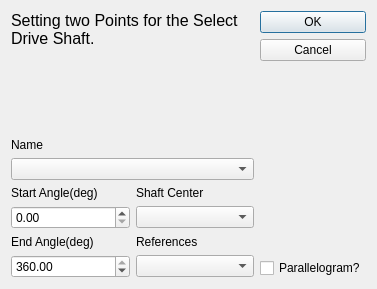
<?xml version="1.0" encoding="UTF-8"?>
<ui version="4.0">
 <class>Dialog</class>
 <widget class="QDialog" name="Dialog">
  <property name="geometry">
   <rect>
    <x>0</x>
    <y>0</y>
    <width>377</width>
    <height>289</height>
   </rect>
  </property>
  <property name="minimumSize">
   <size>
    <width>377</width>
    <height>289</height>
   </size>
  </property>
  <property name="maximumSize">
   <size>
    <width>377</width>
    <height>289</height>
   </size>
  </property>
  <property name="windowTitle">
   <string>Drive Shaft</string>
  </property>
  <property name="windowIcon">
   <iconset resource="../../icons.qrc">
    <normaloff>:/icons/editshaft.png</normaloff>:/icons/editshaft.png</iconset>
  </property>
  <property name="sizeGripEnabled">
   <bool>false</bool>
  </property>
  <property name="modal">
   <bool>true</bool>
  </property>
  <layout class="QHBoxLayout" name="horizontalLayout">
   <item>
    <layout class="QVBoxLayout" name="verticalLayout">
     <item>
      <widget class="QLabel" name="label_3">
       <property name="text">
        <string>&lt;html&gt;&lt;head/&gt;&lt;body&gt;&lt;p&gt;&lt;span style=&quot; font-size:12pt;&quot;&gt;Setting two Points for the Select Drive Shaft.&lt;/span&gt;&lt;/p&gt;&lt;/body&gt;&lt;/html&gt;</string>
       </property>
       <property name="textFormat">
        <enum>Qt::RichText</enum>
       </property>
       <property name="alignment">
        <set>Qt::AlignLeading|Qt::AlignLeft|Qt::AlignTop</set>
       </property>
       <property name="wordWrap">
        <bool>true</bool>
       </property>
      </widget>
     </item>
     <item>
      <spacer name="verticalSpacer">
       <property name="orientation">
        <enum>Qt::Vertical</enum>
       </property>
       <property name="sizeHint" stdset="0">
        <size>
         <width>20</width>
         <height>40</height>
        </size>
       </property>
      </spacer>
     </item>
     <item>
      <widget class="QLabel" name="label_5">
       <property name="sizePolicy">
        <sizepolicy hsizetype="Preferred" vsizetype="Fixed">
         <horstretch>0</horstretch>
         <verstretch>0</verstretch>
        </sizepolicy>
       </property>
       <property name="text">
        <string>&lt;html&gt;&lt;head/&gt;&lt;body&gt;&lt;p&gt;Name&lt;/p&gt;&lt;/body&gt;&lt;/html&gt;</string>
       </property>
      </widget>
     </item>
     <item>
      <widget class="QComboBox" name="Shaft">
       <property name="sizePolicy">
        <sizepolicy hsizetype="Expanding" vsizetype="Fixed">
         <horstretch>0</horstretch>
         <verstretch>0</verstretch>
        </sizepolicy>
       </property>
      </widget>
     </item>
     <item>
      <layout class="QGridLayout" name="gridLayout">
       <item row="2" column="0">
        <widget class="QLabel" name="label_6">
         <property name="text">
          <string>&lt;html&gt;&lt;head/&gt;&lt;body&gt;&lt;p&gt;End Angle(deg)&lt;/p&gt;&lt;/body&gt;&lt;/html&gt;</string>
         </property>
        </widget>
       </item>
       <item row="1" column="0">
        <widget class="QDoubleSpinBox" name="Start_Angle">
         <property name="suffix">
          <string/>
         </property>
         <property name="minimum">
          <double>0.000000000000000</double>
         </property>
         <property name="maximum">
          <double>360.000000000000000</double>
         </property>
         <property name="value">
          <double>0.000000000000000</double>
         </property>
        </widget>
       </item>
       <item row="0" column="0">
        <widget class="QLabel" name="label_4">
         <property name="text">
          <string>&lt;html&gt;&lt;head/&gt;&lt;body&gt;&lt;p&gt;Start Angle(deg)&lt;/p&gt;&lt;/body&gt;&lt;/html&gt;</string>
         </property>
        </widget>
       </item>
       <item row="3" column="0">
        <widget class="QDoubleSpinBox" name="End_Angle">
         <property name="suffix">
          <string/>
         </property>
         <property name="minimum">
          <double>0.000000000000000</double>
         </property>
         <property name="maximum">
          <double>360.000000000000000</double>
         </property>
         <property name="value">
          <double>360.000000000000000</double>
         </property>
        </widget>
       </item>
       <item row="0" column="1">
        <widget class="QLabel" name="label">
         <property name="text">
          <string>Shaft Center</string>
         </property>
        </widget>
       </item>
       <item row="1" column="1">
        <widget class="QComboBox" name="Shaft_Center">
         <property name="whatsThis">
          <string>Start point for next link.</string>
         </property>
        </widget>
       </item>
       <item row="2" column="1">
        <widget class="QLabel" name="label_2">
         <property name="text">
          <string>References</string>
         </property>
        </widget>
       </item>
       <item row="3" column="1">
        <widget class="QComboBox" name="References">
         <property name="whatsThis">
          <string>End point for next link.</string>
         </property>
        </widget>
       </item>
      </layout>
     </item>
    </layout>
   </item>
   <item>
    <layout class="QVBoxLayout" name="verticalLayout_2">
     <item>
      <widget class="QDialogButtonBox" name="buttonBox">
       <property name="sizePolicy">
        <sizepolicy hsizetype="Preferred" vsizetype="Fixed">
         <horstretch>0</horstretch>
         <verstretch>0</verstretch>
        </sizepolicy>
       </property>
       <property name="orientation">
        <enum>Qt::Vertical</enum>
       </property>
       <property name="standardButtons">
        <set>QDialogButtonBox::Cancel|QDialogButtonBox::Ok</set>
       </property>
      </widget>
     </item>
     <item>
      <spacer name="verticalSpacer_2">
       <property name="orientation">
        <enum>Qt::Vertical</enum>
       </property>
       <property name="sizeHint" stdset="0">
        <size>
         <width>20</width>
         <height>40</height>
        </size>
       </property>
      </spacer>
     </item>
     <item>
      <widget class="QCheckBox" name="isParallelogram">
       <property name="text">
        <string>Parallelogram?</string>
       </property>
      </widget>
     </item>
    </layout>
   </item>
  </layout>
 </widget>
 <resources>
  <include location="../../icons.qrc"/>
 </resources>
 <connections>
  <connection>
   <sender>buttonBox</sender>
   <signal>accepted()</signal>
   <receiver>Dialog</receiver>
   <slot>accept()</slot>
   <hints>
    <hint type="sourcelabel">
     <x>248</x>
     <y>254</y>
    </hint>
    <hint type="destinationlabel">
     <x>157</x>
     <y>274</y>
    </hint>
   </hints>
  </connection>
  <connection>
   <sender>buttonBox</sender>
   <signal>rejected()</signal>
   <receiver>Dialog</receiver>
   <slot>reject()</slot>
   <hints>
    <hint type="sourcelabel">
     <x>316</x>
     <y>260</y>
    </hint>
    <hint type="destinationlabel">
     <x>286</x>
     <y>274</y>
    </hint>
   </hints>
  </connection>
 </connections>
</ui>
